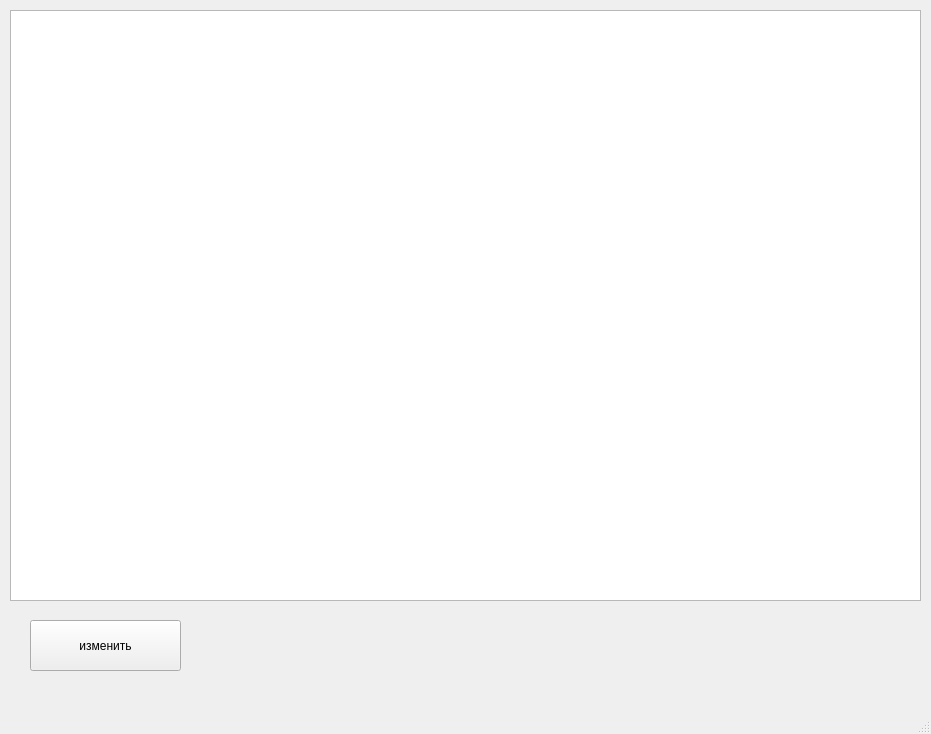
<?xml version="1.0" encoding="UTF-8"?>
<ui version="4.0">
 <class>MainWindow</class>
 <widget class="QMainWindow" name="MainWindow">
  <property name="geometry">
   <rect>
    <x>0</x>
    <y>0</y>
    <width>931</width>
    <height>734</height>
   </rect>
  </property>
  <property name="windowTitle">
   <string>MainWindow</string>
  </property>
  <widget class="QWidget" name="centralwidget">
   <widget class="QTableWidget" name="tableWidget">
    <property name="geometry">
     <rect>
      <x>10</x>
      <y>10</y>
      <width>911</width>
      <height>591</height>
     </rect>
    </property>
   </widget>
   <widget class="QPushButton" name="pushButton">
    <property name="geometry">
     <rect>
      <x>30</x>
      <y>620</y>
      <width>151</width>
      <height>51</height>
     </rect>
    </property>
    <property name="text">
     <string>изменить</string>
    </property>
   </widget>
  </widget>
  <widget class="QMenuBar" name="menubar">
   <property name="geometry">
    <rect>
     <x>0</x>
     <y>0</y>
     <width>931</width>
     <height>26</height>
    </rect>
   </property>
  </widget>
  <widget class="QStatusBar" name="statusbar"/>
 </widget>
 <resources/>
 <connections/>
</ui>
